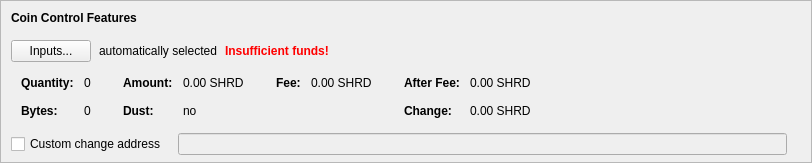
    <widget class="QFrame" name="frameCoinControl">
     <property name="sizePolicy">
      <sizepolicy hsizetype="Expanding" vsizetype="Expanding">
       <horstretch>0</horstretch>
       <verstretch>0</verstretch>
      </sizepolicy>
     </property>
     <property name="maximumSize">
      <size>
       <width>16777215</width>
       <height>16777215</height>
      </size>
     </property>
     <property name="frameShape">
      <enum>QFrame::StyledPanel</enum>
     </property>
     <property name="frameShadow">
      <enum>QFrame::Sunken</enum>
     </property>
     <layout class="QVBoxLayout" name="verticalLayoutCoinControl2">
      <property name="spacing">
       <number>0</number>
      </property>
      <property name="leftMargin">
       <number>0</number>
      </property>
      <property name="topMargin">
       <number>0</number>
      </property>
      <property name="rightMargin">
       <number>0</number>
      </property>
      <property name="bottomMargin">
       <number>6</number>
      </property>
      <item>
       <layout class="QVBoxLayout" name="verticalLayoutCoinControl" stretch="0,0,0,0,1">
        <property name="spacing">
         <number>0</number>
        </property>
        <property name="leftMargin">
         <number>10</number>
        </property>
        <property name="topMargin">
         <number>10</number>
        </property>
        <item>
         <layout class="QHBoxLayout" name="horizontalLayoutCoinControl1">
          <property name="bottomMargin">
           <number>15</number>
          </property>
          <item>
           <widget class="QLabel" name="labelCoinControlFeatures">
            <property name="sizePolicy">
             <sizepolicy hsizetype="Preferred" vsizetype="Maximum">
              <horstretch>0</horstretch>
              <verstretch>0</verstretch>
             </sizepolicy>
            </property>
            <property name="font">
             <font>
              <weight>75</weight>
              <bold>true</bold>
             </font>
            </property>
            <property name="styleSheet">
             <string notr="true">font-weight:bold;</string>
            </property>
            <property name="text">
             <string>Coin Control Features</string>
            </property>
           </widget>
          </item>
         </layout>
        </item>
        <item>
         <layout class="QHBoxLayout" name="horizontalLayoutCoinControl2" stretch="0,0,0,0">
          <property name="spacing">
           <number>8</number>
          </property>
          <property name="bottomMargin">
           <number>10</number>
          </property>
          <item>
           <widget class="QPushButton" name="pushButtonCoinControl">
            <property name="styleSheet">
             <string notr="true"/>
            </property>
            <property name="text">
             <string>Inputs...</string>
            </property>
            <property name="autoDefault">
             <bool>false</bool>
            </property>
           </widget>
          </item>
          <item>
           <widget class="QLabel" name="labelCoinControlAutomaticallySelected">
            <property name="text">
             <string>automatically selected</string>
            </property>
            <property name="margin">
             <number>5</number>
            </property>
           </widget>
          </item>
          <item>
           <widget class="QLabel" name="labelCoinControlInsuffFunds">
            <property name="font">
             <font>
              <weight>75</weight>
              <bold>true</bold>
             </font>
            </property>
            <property name="styleSheet">
             <string notr="true">color:red;font-weight:bold;</string>
            </property>
            <property name="text">
             <string>Insufficient funds!</string>
            </property>
            <property name="margin">
             <number>5</number>
            </property>
           </widget>
          </item>
          <item>
           <spacer name="horizontalSpacerCoinControl">
            <property name="orientation">
             <enum>Qt::Horizontal</enum>
            </property>
            <property name="sizeHint" stdset="0">
             <size>
              <width>40</width>
              <height>1</height>
             </size>
            </property>
           </spacer>
          </item>
         </layout>
        </item>
        <item>
         <widget class="QWidget" name="widgetCoinControl" native="true">
          <property name="sizePolicy">
           <sizepolicy hsizetype="Preferred" vsizetype="Preferred">
            <horstretch>0</horstretch>
            <verstretch>0</verstretch>
           </sizepolicy>
          </property>
          <property name="minimumSize">
           <size>
            <width>0</width>
            <height>0</height>
           </size>
          </property>
          <property name="styleSheet">
           <string notr="true"/>
          </property>
          <layout class="QHBoxLayout" name="horizontalLayoutCoinControl5">
           <property name="leftMargin">
            <number>0</number>
           </property>
           <property name="topMargin">
            <number>0</number>
           </property>
           <property name="rightMargin">
            <number>0</number>
           </property>
           <property name="bottomMargin">
            <number>0</number>
           </property>
           <item>
            <layout class="QHBoxLayout" name="horizontalLayoutCoinControl3" stretch="0,0,0,1">
             <property name="spacing">
              <number>20</number>
             </property>
             <property name="topMargin">
              <number>0</number>
             </property>
             <property name="bottomMargin">
              <number>10</number>
             </property>
             <item>
              <layout class="QFormLayout" name="formLayoutCoinControl1">
               <property name="horizontalSpacing">
                <number>10</number>
               </property>
               <property name="verticalSpacing">
                <number>14</number>
               </property>
               <property name="leftMargin">
                <number>10</number>
               </property>
               <property name="topMargin">
                <number>4</number>
               </property>
               <property name="rightMargin">
                <number>6</number>
               </property>
               <item row="0" column="0">
                <widget class="QLabel" name="labelCoinControlQuantityText">
                 <property name="font">
                  <font>
                   <weight>75</weight>
                   <bold>true</bold>
                  </font>
                 </property>
                 <property name="text">
                  <string>Quantity:</string>
                 </property>
                 <property name="margin">
                  <number>0</number>
                 </property>
                </widget>
               </item>
               <item row="0" column="1">
                <widget class="QLabel" name="labelCoinControlQuantity">
                 <property name="cursor">
                  <cursorShape>IBeamCursor</cursorShape>
                 </property>
                 <property name="contextMenuPolicy">
                  <enum>Qt::ActionsContextMenu</enum>
                 </property>
                 <property name="text">
                  <string notr="true">0</string>
                 </property>
                 <property name="margin">
                  <number>0</number>
                 </property>
                 <property name="textInteractionFlags">
                  <set>Qt::LinksAccessibleByMouse|Qt::TextSelectableByKeyboard|Qt::TextSelectableByMouse</set>
                 </property>
                </widget>
               </item>
               <item row="1" column="0">
                <widget class="QLabel" name="labelCoinControlBytesText">
                 <property name="font">
                  <font>
                   <weight>75</weight>
                   <bold>true</bold>
                  </font>
                 </property>
                 <property name="text">
                  <string>Bytes:</string>
                 </property>
                </widget>
               </item>
               <item row="1" column="1">
                <widget class="QLabel" name="labelCoinControlBytes">
                 <property name="cursor">
                  <cursorShape>IBeamCursor</cursorShape>
                 </property>
                 <property name="contextMenuPolicy">
                  <enum>Qt::ActionsContextMenu</enum>
                 </property>
                 <property name="text">
                  <string notr="true">0</string>
                 </property>
                 <property name="textInteractionFlags">
                  <set>Qt::LinksAccessibleByMouse|Qt::TextSelectableByKeyboard|Qt::TextSelectableByMouse</set>
                 </property>
                </widget>
               </item>
              </layout>
             </item>
             <item>
              <layout class="QFormLayout" name="formLayoutCoinControl2">
               <property name="horizontalSpacing">
                <number>10</number>
               </property>
               <property name="verticalSpacing">
                <number>14</number>
               </property>
               <property name="leftMargin">
                <number>6</number>
               </property>
               <property name="topMargin">
                <number>4</number>
               </property>
               <property name="rightMargin">
                <number>6</number>
               </property>
               <item row="0" column="0">
                <widget class="QLabel" name="labelCoinControlAmountText">
                 <property name="font">
                  <font>
                   <weight>75</weight>
                   <bold>true</bold>
                  </font>
                 </property>
                 <property name="text">
                  <string>Amount:</string>
                 </property>
                 <property name="margin">
                  <number>0</number>
                 </property>
                </widget>
               </item>
               <item row="0" column="1">
                <widget class="QLabel" name="labelCoinControlAmount">
                 <property name="cursor">
                  <cursorShape>IBeamCursor</cursorShape>
                 </property>
                 <property name="contextMenuPolicy">
                  <enum>Qt::ActionsContextMenu</enum>
                 </property>
                 <property name="text">
                  <string notr="true">0.00 SHRD</string>
                 </property>
                 <property name="textInteractionFlags">
                  <set>Qt::LinksAccessibleByMouse|Qt::TextSelectableByKeyboard|Qt::TextSelectableByMouse</set>
                 </property>
                </widget>
               </item>
               <item row="1" column="0">
                <widget class="QLabel" name="labelCoinControlLowOutputText">
                 <property name="font">
                  <font>
                   <weight>75</weight>
                   <bold>true</bold>
                  </font>
                 </property>
                 <property name="text">
                  <string>Dust:</string>
                 </property>
                </widget>
               </item>
               <item row="1" column="1">
                <widget class="QLabel" name="labelCoinControlLowOutput">
                 <property name="cursor">
                  <cursorShape>IBeamCursor</cursorShape>
                 </property>
                 <property name="contextMenuPolicy">
                  <enum>Qt::ActionsContextMenu</enum>
                 </property>
                 <property name="text">
                  <string notr="true">no</string>
                 </property>
                 <property name="textInteractionFlags">
                  <set>Qt::LinksAccessibleByMouse|Qt::TextSelectableByKeyboard|Qt::TextSelectableByMouse</set>
                 </property>
                </widget>
               </item>
              </layout>
             </item>
             <item>
              <layout class="QFormLayout" name="formLayoutCoinControl3">
               <property name="horizontalSpacing">
                <number>10</number>
               </property>
               <property name="verticalSpacing">
                <number>14</number>
               </property>
               <property name="leftMargin">
                <number>6</number>
               </property>
               <property name="topMargin">
                <number>4</number>
               </property>
               <property name="rightMargin">
                <number>6</number>
               </property>
               <item row="0" column="0">
                <widget class="QLabel" name="labelCoinControlFeeText">
                 <property name="font">
                  <font>
                   <weight>75</weight>
                   <bold>true</bold>
                  </font>
                 </property>
                 <property name="text">
                  <string>Fee:</string>
                 </property>
                 <property name="margin">
                  <number>0</number>
                 </property>
                </widget>
               </item>
               <item row="0" column="1">
                <widget class="QLabel" name="labelCoinControlFee">
                 <property name="cursor">
                  <cursorShape>IBeamCursor</cursorShape>
                 </property>
                 <property name="contextMenuPolicy">
                  <enum>Qt::ActionsContextMenu</enum>
                 </property>
                 <property name="text">
                  <string notr="true">0.00 SHRD</string>
                 </property>
                 <property name="textInteractionFlags">
                  <set>Qt::LinksAccessibleByMouse|Qt::TextSelectableByKeyboard|Qt::TextSelectableByMouse</set>
                 </property>
                </widget>
               </item>
              </layout>
             </item>
             <item>
              <layout class="QFormLayout" name="formLayoutCoinControl4">
               <property name="horizontalSpacing">
                <number>10</number>
               </property>
               <property name="verticalSpacing">
                <number>14</number>
               </property>
               <property name="leftMargin">
                <number>6</number>
               </property>
               <property name="topMargin">
                <number>4</number>
               </property>
               <property name="rightMargin">
                <number>6</number>
               </property>
               <item row="0" column="0">
                <widget class="QLabel" name="labelCoinControlAfterFeeText">
                 <property name="font">
                  <font>
                   <weight>75</weight>
                   <bold>true</bold>
                  </font>
                 </property>
                 <property name="text">
                  <string>After Fee:</string>
                 </property>
                 <property name="margin">
                  <number>0</number>
                 </property>
                </widget>
               </item>
               <item row="0" column="1">
                <widget class="QLabel" name="labelCoinControlAfterFee">
                 <property name="cursor">
                  <cursorShape>IBeamCursor</cursorShape>
                 </property>
                 <property name="contextMenuPolicy">
                  <enum>Qt::ActionsContextMenu</enum>
                 </property>
                 <property name="text">
                  <string notr="true">0.00 SHRD</string>
                 </property>
                 <property name="textInteractionFlags">
                  <set>Qt::LinksAccessibleByMouse|Qt::TextSelectableByKeyboard|Qt::TextSelectableByMouse</set>
                 </property>
                </widget>
               </item>
               <item row="1" column="0">
                <widget class="QLabel" name="labelCoinControlChangeText">
                 <property name="font">
                  <font>
                   <weight>75</weight>
                   <bold>true</bold>
                  </font>
                 </property>
                 <property name="text">
                  <string>Change:</string>
                 </property>
                </widget>
               </item>
               <item row="1" column="1">
                <widget class="QLabel" name="labelCoinControlChange">
                 <property name="cursor">
                  <cursorShape>IBeamCursor</cursorShape>
                 </property>
                 <property name="contextMenuPolicy">
                  <enum>Qt::ActionsContextMenu</enum>
                 </property>
                 <property name="text">
                  <string notr="true">0.00 SHRD</string>
                 </property>
                 <property name="textInteractionFlags">
                  <set>Qt::LinksAccessibleByMouse|Qt::TextSelectableByKeyboard|Qt::TextSelectableByMouse</set>
                 </property>
                </widget>
               </item>
              </layout>
             </item>
            </layout>
           </item>
          </layout>
         </widget>
        </item>
        <item>
         <layout class="QHBoxLayout" name="horizontalLayoutCoinControl4" stretch="0,0,0">
          <property name="spacing">
           <number>12</number>
          </property>
          <property name="sizeConstraint">
           <enum>QLayout::SetDefaultConstraint</enum>
          </property>
          <property name="topMargin">
           <number>5</number>
          </property>
          <property name="rightMargin">
           <number>5</number>
          </property>
          <item>
           <widget class="QCheckBox" name="checkBoxCoinControlChange">
            <property name="toolTip">
             <string>If this is activated, but the change address is empty or invalid, change will be sent to a newly generated address.</string>
            </property>
            <property name="text">
             <string>Custom change address</string>
            </property>
           </widget>
          </item>
          <item>
           <widget class="QValidatedLineEdit" name="lineEditCoinControlChange">
            <property name="enabled">
             <bool>false</bool>
            </property>
            <property name="sizePolicy">
             <sizepolicy hsizetype="Expanding" vsizetype="Fixed">
              <horstretch>0</horstretch>
              <verstretch>0</verstretch>
             </sizepolicy>
            </property>
           </widget>
          </item>
          <item>
           <widget class="QLabel" name="labelCoinControlChangeLabel">
            <property name="sizePolicy">
             <sizepolicy hsizetype="Preferred" vsizetype="Expanding">
              <horstretch>0</horstretch>
              <verstretch>0</verstretch>
             </sizepolicy>
            </property>
            <property name="minimumSize">
             <size>
              <width>0</width>
              <height>0</height>
             </size>
            </property>
            <property name="text">
             <string/>
            </property>
            <property name="margin">
             <number>3</number>
            </property>
           </widget>
          </item>
         </layout>
        </item>
        <item>
         <spacer name="verticalSpacerCoinControl">
          <property name="orientation">
           <enum>Qt::Vertical</enum>
          </property>
          <property name="sizeHint" stdset="0">
           <size>
            <width>800</width>
            <height>1</height>
           </size>
          </property>
         </spacer>
        </item>
       </layout>
      </item>
     </layout>
    </widget>
